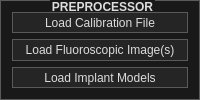
         <widget class="QGroupBox" name="preprocessor_box">
          <property name="sizePolicy">
           <sizepolicy hsizetype="Preferred" vsizetype="Minimum">
            <horstretch>0</horstretch>
            <verstretch>0</verstretch>
           </sizepolicy>
          </property>
          <property name="maximumSize">
           <size>
            <width>300</width>
            <height>16777215</height>
           </size>
          </property>
          <property name="styleSheet">
           <string notr="true">/*
	Based on a template by Emanuel Claesson (c) 2013 with modifications by Paris Flood

	Licensed under the Apache License, Version 2.0 (the &quot;License&quot;);
	you may not use this file except in compliance with the License.
	You may obtain a copy of the License at

		http://www.apache.org/licenses/LICENSE-2.0

	Unless required by applicable law or agreed to in writing, software
	distributed under the License is distributed on an &quot;AS IS&quot; BASIS,
	WITHOUT WARRANTIES OR CONDITIONS OF ANY KIND, either express or implied.
	See the License for the specific language governing permissions and
	limitations under the License.
*/

/*
	COLOR_DARK     = #191919
	COLOR_MEDIUM   = #353535
	COLOR_MEDLIGHT = #5A5A5A
	COLOR_LIGHT    = #DDDDDD
	COLOR_BLUE  = #2158AA
	COLOR_ORANGE = #D66C23
*/
* {
	background: #191919;
	color: #DDDDDD;
border: 1px solid #5A5A5A;
}

 QMenuBar {
	background: #191919;
	border-style: none;
 }

 QMenuBar::item {
	 background: transparent;
     spacing: 3px; /* spacing between menu bar items */
     padding: 5px 25px;
 }

 QMenuBar::item:selected{
	background: #353535;
  	border: 2px solid #D66C23;
    border-style: none none solid none;
}

 QMenuBar::item:pressed {
	background: #5A5A5A;
}

QCheckBox, QRadioButton {
	border: none;
}

QRadioButton::indicator, QCheckBox::indicator {
	width: 13px;
	height: 13px;
}

QRadioButton::indicator::unchecked, QCheckBox::indicator::unchecked {
	left: 5px;
	border: 1px solid #5A5A5A;
	background: none;
}

QRadioButton::indicator:unchecked:hover, QCheckBox::indicator:unchecked:hover {
	left: 5px;
	border: 1px solid #D66C23;
}

QRadioButton::indicator::checked, QCheckBox::indicator::checked {
	left: 5px;
	border: 1px solid #5A5A5A;
	background: #2158AA;
}

QRadioButton::indicator:checked:hover, QCheckBox::indicator:checked:hover {
	left: 5px;
	border: 1px solid #D66C23;
	background: #2158AA;
}

QGroupBox::title {
	subcontrol-origin: margin;
    subcontrol-position: top center;
}

QScrollBar {
	border: 1px solid #5A5A5A;
	background: #191919;
}

QScrollBar:horizontal {
	height: 15px;
	margin: 0px 16px 0px 16px;
}

QScrollBar:vertical {
	width: 15px;
	margin: 16px 0px 16px 0px;
}

QScrollBar::handle {
	background: #353535;
	border: 1px solid #5A5A5A;
}

QScrollBar::handle:horizontal {
	border-width: 0px 1px 0px 1px;
}

QScrollBar::handle:vertical {
	border-width: 1px 0px 1px 0px;
}

QScrollBar::handle:horizontal {
	min-width: 20px;
}

QScrollBar::handle:vertical {
	min-height: 20px;
}

QScrollBar::add-line, QScrollBar::sub-line {
	background:#353535;
	border: 1px solid #5A5A5A;
	subcontrol-origin: margin;
}

QScrollBar::add-line {
	position: absolute;
}

QScrollBar::add-line:horizontal {
	width: 15px;
	subcontrol-position: right;
	left: 15px;
}

QScrollBar::add-line:vertical {
	height: 15px;
	subcontrol-position: bottom;
	top: 15px;
}

QScrollBar::sub-line:horizontal {
	width: 15px;
	subcontrol-position: left;
}

QScrollBar::sub-line:vertical {
	height: 15px;
	subcontrol-position: top;
}

QScrollBar:left-arrow, QScrollBar::right-arrow, QScrollBar::up-arrow, QScrollBar::down-arrow {
	border: 1px solid #5A5A5A;
	width: 3px;
	height: 3px;
}

QScrollBar::add-page, QScrollBar::sub-page {
	background: none;
}

QAbstractButton {
	background: #252525;
}

QAbstractButton:disabled {
	background: #3F3F3F;
}

QAbstractButton:hover {
	background: #353535;
}

QPushButton:hover {
	background: #353535;
  	border: 1px solid #D66C23;
}

QAbstractButton:pressed {
	background: #5A5A5A;
}

QAbstractItemView {
	show-decoration-selected: 1;
 	outline: 0;
	selection-background-color: #2158AA;
	selection-color: #DDDDDD;
	alternate-background-color: #353535;
}

QHeaderView {
	border: 1px solid #5A5A5A;
}

QHeaderView::section {
	background: #191919;
	border: 1px solid #5A5A5A;
	padding: 4px;
}

QHeaderView::section:selected, QHeaderView::section::checked {
	background: #353535;
}

QTableView {
	gridline-color: #5A5A5A;
}

QTabBar {
	margin-left: 2px;
}

QTabBar::tab {
	border-radius: 0px;
	padding: 4px;
	margin: 4px;
}

QTabBar::tab:selected {
	background: #353535;
}

QComboBox::down-arrow {
	border: 1px solid #5A5A5A;
	background: #353535;
}

QComboBox::drop-down {
	border: 1px solid #5A5A5A;
	background: #353535;
}

QComboBox::down-arrow {
	width: 3px;
	height: 3px;
	border: 1px solid #5A5A5A;
}

QAbstractSpinBox {
	padding-right: 15px;
}

QAbstractSpinBox::up-button, QAbstractSpinBox::down-button {
	border: 1px solid #5A5A5A;
	background: #353535;
	subcontrol-origin: border;
}
QAbstractSpinBox::up-button:hover, QAbstractSpinBox::down-button:hover {
	border: 1px solid #D66C23;
}
QAbstractSpinBox::up-button:pressed, QAbstractSpinBox::down-button:pressed {
	background: #5A5A5A;
}

QAbstractSpinBox::up-arrow, QAbstractSpinBox::down-arrow {
	width: 3px;
	height: 3px;
	border: 1px solid #5A5A5A;
}
QAbstractSpinBox::up-arrow:hover, QAbstractSpinBox::down-arrow:hover {
	border: 1px solid #D66C23;
}

QSlider {
	border: none;
}

QSlider::groove:horizontal {
	height: 5px;
	margin: 4px 0px 4px 0px;
}

QSlider::groove:vertical {
	width: 5px;
	margin: 0px 4px 0px 4px;
}

QSlider::handle {
	border: 1px solid #5A5A5A;
	background: #353535;
}

QSlider::handle:horizontal {
	width: 15px;
	margin: -4px 0px -4px 0px;
}

QSlider::handle:vertical {
	height: 15px;
	margin: 0px -4px 0px -4px;
}

QSlider::add-page:vertical, QSlider::sub-page:horizontal {
	background: #2158AA;
}

QSlider::sub-page:vertical, QSlider::add-page:horizontal {
	background: #353535;
}

QLabel {
	border: none;
}

QProgressBar {
	text-align: center;
}

QProgressBar::chunk {
	width: 1px;
	background-color: #2158AA;
}

QMenu::separator {
	background: #353535;
}

QGroupBox {
	font: bold
}

QListWidget::item:selected {
    background-color: #2158AA;
}

 QMenu::item:selected{
	background: #353535;
	border: 2px solid #D66C23;
    border-style: none solid none none;
}

 QMenu::pressed {
	background: #5A5A5A;
}

QMenu::separator {
    height: 5px;
	background: #2158AA;
}</string>
          </property>
          <property name="title">
           <string>PREPROCESSOR</string>
          </property>
          <property name="alignment">
           <set>Qt::AlignHCenter|Qt::AlignTop</set>
          </property>
          <property name="flat">
           <bool>false</bool>
          </property>
          <layout class="QVBoxLayout" name="verticalLayout_11">
           <item>
            <layout class="QVBoxLayout" name="verticalLayout_5">
             <item>
              <widget class="QPushButton" name="load_calibration_button">
               <property name="sizePolicy">
                <sizepolicy hsizetype="Minimum" vsizetype="MinimumExpanding">
                 <horstretch>0</horstretch>
                 <verstretch>0</verstretch>
                </sizepolicy>
               </property>
               <property name="styleSheet">
                <string notr="true">QButton {    
       min-width: 80em;
       min-height: 40em;
       width: 1600em;
       height: 80em;&quot;    
}</string>
               </property>
               <property name="text">
                <string>Load Calibration File</string>
               </property>
              </widget>
             </item>
             <item>
              <widget class="QPushButton" name="load_image_button">
               <property name="sizePolicy">
                <sizepolicy hsizetype="Minimum" vsizetype="MinimumExpanding">
                 <horstretch>0</horstretch>
                 <verstretch>0</verstretch>
                </sizepolicy>
               </property>
               <property name="text">
                <string>Load Fluoroscopic Image(s)</string>
               </property>
              </widget>
             </item>
             <item>
              <widget class="QPushButton" name="load_model_button">
               <property name="sizePolicy">
                <sizepolicy hsizetype="Minimum" vsizetype="MinimumExpanding">
                 <horstretch>0</horstretch>
                 <verstretch>0</verstretch>
                </sizepolicy>
               </property>
               <property name="text">
                <string>Load Implant Models</string>
               </property>
              </widget>
             </item>
            </layout>
           </item>
          </layout>
         </widget>
